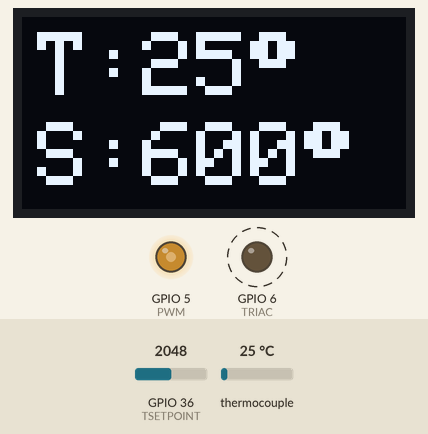
The sketch below on a simulated ESP32. On the bench: 128×64 one-colour display, output pins drawn as LEDs (lit = HIGH). Wiring (inferred from the names in the program): MAX6675 thermocouple converter: CS GPIO 11; MISO GPIO 12; SCK GPIO 10. Dashed ring = blinking. The inputs (shaded band) are chosen by the test bench; at power-on: GPIO 36 (TSETPOINT) = 2048, thermocouple 25 °C. Pins used as bus, display or sensor lines are not drawn; what the sketch prints to the serial monitor is not drawn.

Above: at 5.2 s.
5.3 s: GPIO 36 (TSETPOINT) set to 187
At 7.1 s:
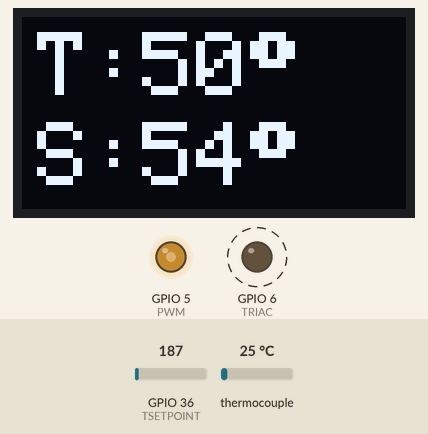
8.5 s: GPIO 36 (TSETPOINT) set to 159
At 9.9 s:
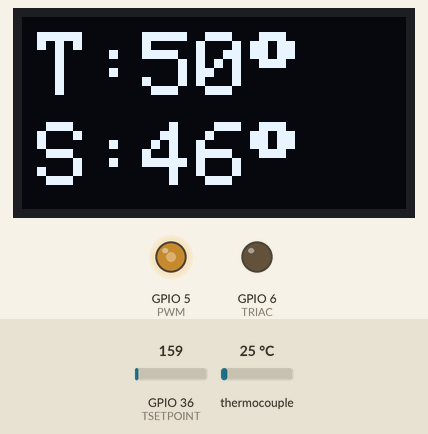
10.5 s: thermocouple set to 19 °C
At 12.0 s:
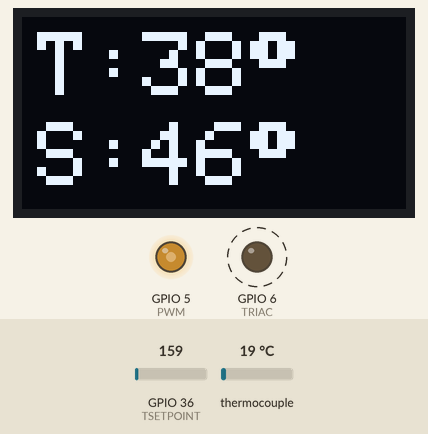
12.7 s: thermocouple set to 6 °C
At 14.3 s:
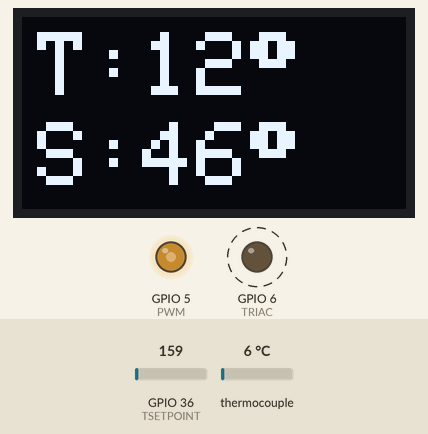
15.0 s: thermocouple set to 75 °C
At 16.2 s:
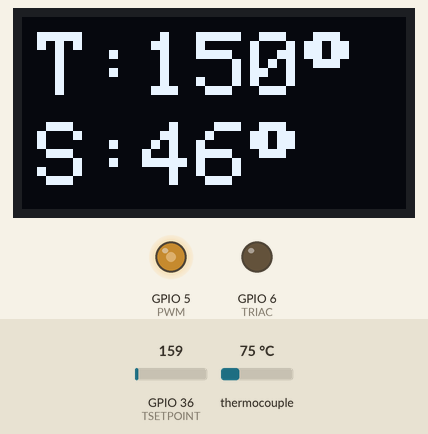
17.0 s: GPIO 36 (TSETPOINT) set to 295
At 18.7 s:
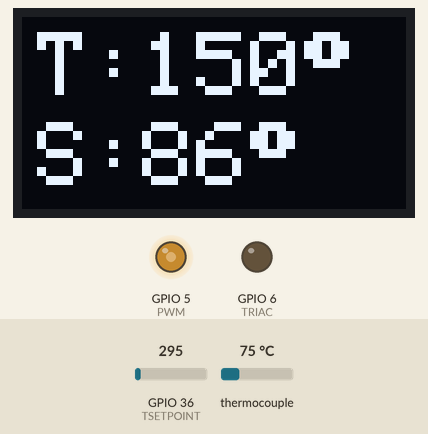
Timing chart, 0 to 20.0 s (numbered marks = the images above; inputs shaded):
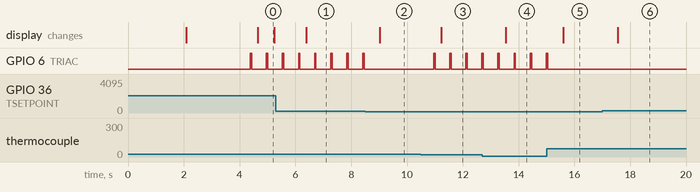

Measured:
- the behaviour switches between 178 and 177 on GPIO 36 (TSETPOINT) (found by bisection; images 1 and 2)
- the behaviour switches between 23 and 22 °C on thermocouple (found by bisection; images 2 and 3)
- after the input at 5.3 s, the display: changes after 1.1 s (image 1)
- after the input at 8.5 s, GPIO 6 (TRIAC): stops changing and stays LOW; the display: changes after 0.52 s (image 2)
- after the input at 10.5 s, GPIO 6 (TRIAC): alternates HIGH for 0.05 s and LOW for 0.53 s, starting after 0.45 s; the display: changes after 0.73 s (image 3)
- after the input at 12.7 s, the display: changes after 0.84 s (image 4)
- after the input at 15.0 s, GPIO 6 (TRIAC): goes on until 15.0 s, then stays LOW; the display: changes after 0.59 s (image 5)
- after the input at 17.0 s, the display: changes after 0.55 s (image 6)

The sketch:

ARDUINO_Hotplate_Simple.ino
```cpp
#include <Wire.h>
#include <Adafruit_GFX.h>
#include <Adafruit_SSD1306.h>

#define SCREEN_WIDTH 128
#define SCREEN_HEIGHT 64
#define OLED_RESET     4
Adafruit_SSD1306 display(SCREEN_WIDTH, SCREEN_HEIGHT, &Wire, OLED_RESET);

#define TSETPOINT A0
#define SCLK      10
#define CS        11
#define MISO      12
#define PWM       5
#define TRIAC     6
float tempSet    = 0;
float tempK      = 0;
int   valorPWM   = 0;
float hysteresis = 2.0;
//-----------------------------------------------------------
// Setup
//-----------------------------------------------------------
void setup(){
   Serial.begin(9600);
   pinMode(CS, OUTPUT);
   pinMode(SCLK, OUTPUT);
   pinMode(MISO, INPUT);
   digitalWrite(CS, HIGH);
   pinMode(PWM, OUTPUT);
   pinMode(TRIAC, OUTPUT);
   valorPWM=128;
   analogWrite(PWM, valorPWM);
   display.begin(SSD1306_SWITCHCAPVCC, 0x3C);
   display.setTextColor(SSD1306_WHITE);
   display.clearDisplay();
   display.setCursor(0,0);
   display.setTextSize(2);
   display.println(" HotPlate ");
   display.println("Histeresis");
   display.println(" Electgpl ");
   display.write(2);
   display.display();
   delay(2000);
   display.clearDisplay();
   display.display();
   delay(2000);
}
//-----------------------------------------------------------
// Lee SPI por firmware
//-----------------------------------------------------------
byte spiRead(void){
   int i;
   byte d = 0;
   for(i = 7; i >= 0; i--) {
      digitalWrite(SCLK, LOW);
      delayMicroseconds(10);
      if(digitalRead(MISO)){
         d |= (1 << i);
      }
      digitalWrite(SCLK, HIGH);
      delayMicroseconds(10);
   }
   return d;
}
//-----------------------------------------------------------
// Lee el MAX6675 y Termocupla
//-----------------------------------------------------------
float MAX6675_read(void){
   uint16_t v;
   digitalWrite(CS, LOW);
   delayMicroseconds(10);
   v = spiRead();
   v <<= 8;
   v |= spiRead();
   digitalWrite(CS, HIGH);
   v >>= 3;
   return v * 0.25;
}
//-----------------------------------------------------------
// Actualiza Display
//-----------------------------------------------------------
void displayUpdate(){
   Serial.print("tempSet: ");
   Serial.print(tempSet);
   Serial.print(" | tempK: ");
   Serial.print(tempK);
   Serial.print(" | PWM: ");
   Serial.println(valorPWM);
   display.clearDisplay();
   display.setTextSize(3);
   display.setCursor(5,5);
   display.println("T: ");
   display.setCursor(40,5);
   display.print(tempK,0);
   display.write(247);
   display.setCursor(5,35);
   display.println("S: ");
   display.setCursor(40,35);
   display.print(tempSet,0);
   display.write(247);
   display.display();
}
//-----------------------------------------------------------
// Controla la salida PWM
//-----------------------------------------------------------
void ajustaPWM(){
   if(tempSet < tempK){
      if(valorPWM>0)
         valorPWM--;
      delay(1);
      analogWrite(PWM, valorPWM);
   }else{
      if(valorPWM<255)
         valorPWM++;
      analogWrite(PWM, valorPWM);
   }
}
//-----------------------------------------------------------
// Controla la salida TRIAC + Histeresis
//-----------------------------------------------------------
void ajustaTRIAC(){
   if(tempSet >= (tempK + hysteresis)){
      digitalWrite(TRIAC, HIGH);
      delay(50);
      digitalWrite(TRIAC, LOW);
      delay(200);
   }
   if(tempSet <= (tempK - hysteresis)){
      digitalWrite(TRIAC, LOW);
   }
}
//-----------------------------------------------------------
// Funcion Repetitiva
//-----------------------------------------------------------
void loop(){
   tempSet = map(analogRead(TSETPOINT),0,1023,0,300);
   tempK = MAX6675_read();
   delay(300);
   //ajustaPWM();
   ajustaTRIAC();
   displayUpdate();
}
```

Source omitted: POV_Xmas_Tree.c (data table, 2939 bytes)
